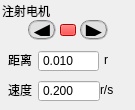
       <widget class="QGroupBox" name="GROUP_INJECTOR">
        <property name="geometry">
         <rect>
          <x>175</x>
          <y>150</y>
          <width>135</width>
          <height>110</height>
         </rect>
        </property>
        <property name="cursor">
         <cursorShape>ArrowCursor</cursorShape>
        </property>
        <property name="focusPolicy">
         <enum>Qt::NoFocus</enum>
        </property>
        <property name="toolTip">
         <string>&lt;html&gt;&lt;head/&gt;&lt;body&gt;&lt;p align=&quot;center&quot;&gt;快捷键 &amp;quot;I&amp;quot; 选中，ESC取消&lt;/p&gt;&lt;p align=&quot;center&quot;&gt;前：↑ 后：↓ 左：← 右：→&lt;/p&gt;&lt;p align=&quot;center&quot;&gt;上：PageUp 下：PageDown&lt;/p&gt;&lt;/body&gt;&lt;/html&gt;</string>
        </property>
        <property name="styleSheet">
         <string notr="true">QGroupBox{border:none}
</string>
        </property>
        <property name="title">
         <string>注射电机</string>
        </property>
        <widget class="QPushButton" name="LED_INJECTOR">
         <property name="geometry">
          <rect>
           <x>60</x>
           <y>24</y>
           <width>16</width>
           <height>12</height>
          </rect>
         </property>
         <property name="cursor">
          <cursorShape>PointingHandCursor</cursorShape>
         </property>
         <property name="focusPolicy">
          <enum>Qt::NoFocus</enum>
         </property>
         <property name="toolTip">
          <string>&lt;html&gt;&lt;head/&gt;&lt;body&gt;&lt;p align=&quot;center&quot;&gt;未连接&lt;/p&gt;&lt;p align=&quot;center&quot;&gt;单击连接&lt;/p&gt;&lt;/body&gt;&lt;/html&gt;</string>
         </property>
         <property name="styleSheet">
          <string notr="true">background-color: red;</string>
         </property>
         <property name="text">
          <string/>
         </property>
         <property name="iconSize">
          <size>
           <width>16</width>
           <height>12</height>
          </size>
         </property>
        </widget>
        <widget class="QPushButton" name="BTN_INJECTOR_BLOW">
         <property name="geometry">
          <rect>
           <x>28</x>
           <y>20</y>
           <width>28</width>
           <height>20</height>
          </rect>
         </property>
         <property name="font">
          <font>
           <pointsize>16</pointsize>
          </font>
         </property>
         <property name="cursor">
          <cursorShape>OpenHandCursor</cursorShape>
         </property>
         <property name="focusPolicy">
          <enum>Qt::NoFocus</enum>
         </property>
         <property name="toolTip">
          <string>注入</string>
         </property>
         <property name="styleSheet">
          <string notr="true">QPushButton {
background-color: rgb(225,225,225);
border: 2px groove gray;
padding: 2px;
border-radius: 10px;
}
QPushButton:enabled  {
background-color: rgb(225,225,225);
border: 2px groove gray;
padding: 2px;
border-radius: 10px;
} 
QPushButton:disabled  {
background-color: rgb(100,100,100);
border: 2px groove gray;
padding: 2px;
border-radius: 10px;
}
QPushButton:hover {
	border: 1px solid #3a8ee6;
	border-radius: 10px;
    background-color: rgba(0, 255, 0, 0.7);
}</string>
         </property>
         <property name="text">
          <string>◀</string>
         </property>
        </widget>
        <widget class="QPushButton" name="BTN_INJECTOR_SUCK">
         <property name="geometry">
          <rect>
           <x>80</x>
           <y>20</y>
           <width>28</width>
           <height>20</height>
          </rect>
         </property>
         <property name="font">
          <font>
           <pointsize>16</pointsize>
          </font>
         </property>
         <property name="cursor">
          <cursorShape>OpenHandCursor</cursorShape>
         </property>
         <property name="focusPolicy">
          <enum>Qt::NoFocus</enum>
         </property>
         <property name="toolTip">
          <string>吸取</string>
         </property>
         <property name="styleSheet">
          <string notr="true">QPushButton {
background-color: rgb(225,225,225);
border: 2px groove gray;
padding: 2px;
border-radius: 10px;
}
QPushButton:enabled  {
background-color: rgb(225,225,225);
border: 2px groove gray;
padding: 2px;
border-radius: 10px;
} 
QPushButton:disabled  {
background-color: rgb(100,100,100);
border: 2px groove gray;
padding: 2px;
border-radius: 10px;
}
QPushButton:hover {
	border: 1px solid #3a8ee6;
	border-radius: 10px;
    background-color: rgba(0, 255, 0, 0.7);
}</string>
         </property>
         <property name="text">
          <string>▶</string>
         </property>
         <property name="iconSize">
          <size>
           <width>16</width>
           <height>16</height>
          </size>
         </property>
        </widget>
        <widget class="QLabel" name="label_40">
         <property name="geometry">
          <rect>
           <x>100</x>
           <y>80</y>
           <width>34</width>
           <height>20</height>
          </rect>
         </property>
         <property name="cursor">
          <cursorShape>ArrowCursor</cursorShape>
         </property>
         <property name="text">
          <string>r/s</string>
         </property>
        </widget>
        <widget class="QLabel" name="label_35">
         <property name="geometry">
          <rect>
           <x>104</x>
           <y>50</y>
           <width>34</width>
           <height>20</height>
          </rect>
         </property>
         <property name="cursor">
          <cursorShape>ArrowCursor</cursorShape>
         </property>
         <property name="text">
          <string>r</string>
         </property>
        </widget>
        <widget class="QLabel" name="label_39">
         <property name="geometry">
          <rect>
           <x>8</x>
           <y>80</y>
           <width>30</width>
           <height>20</height>
          </rect>
         </property>
         <property name="cursor">
          <cursorShape>ArrowCursor</cursorShape>
         </property>
         <property name="text">
          <string>速度</string>
         </property>
        </widget>
        <widget class="QDoubleSpinBox" name="EDIT_INJECT_SYRINGE_DISP">
         <property name="geometry">
          <rect>
           <x>38</x>
           <y>50</y>
           <width>61</width>
           <height>22</height>
          </rect>
         </property>
         <property name="focusPolicy">
          <enum>Qt::ClickFocus</enum>
         </property>
         <property name="toolTip">
          <string>&lt;html&gt;&lt;head/&gt;&lt;body&gt;&lt;p align=&quot;center&quot;&gt;操作臂点动距离&lt;/p&gt;&lt;/body&gt;&lt;/html&gt;</string>
         </property>
         <property name="styleSheet">
          <string notr="true"/>
         </property>
         <property name="buttonSymbols">
          <enum>QAbstractSpinBox::NoButtons</enum>
         </property>
         <property name="decimals">
          <number>3</number>
         </property>
         <property name="maximum">
          <double>10000.000000000000000</double>
         </property>
         <property name="singleStep">
          <double>0.010000000000000</double>
         </property>
         <property name="value">
          <double>0.010000000000000</double>
         </property>
        </widget>
        <widget class="QLabel" name="label_37">
         <property name="geometry">
          <rect>
           <x>8</x>
           <y>50</y>
           <width>30</width>
           <height>20</height>
          </rect>
         </property>
         <property name="cursor">
          <cursorShape>ArrowCursor</cursorShape>
         </property>
         <property name="text">
          <string>距离</string>
         </property>
        </widget>
        <widget class="QDoubleSpinBox" name="EDIT_INJECT_SYRINGE_SPEED">
         <property name="geometry">
          <rect>
           <x>38</x>
           <y>80</y>
           <width>62</width>
           <height>22</height>
          </rect>
         </property>
         <property name="focusPolicy">
          <enum>Qt::ClickFocus</enum>
         </property>
         <property name="toolTip">
          <string>&lt;html&gt;&lt;head/&gt;&lt;body&gt;&lt;p align=&quot;center&quot;&gt;操作臂点动速度&lt;/p&gt;&lt;/body&gt;&lt;/html&gt;</string>
         </property>
         <property name="buttonSymbols">
          <enum>QAbstractSpinBox::NoButtons</enum>
         </property>
         <property name="decimals">
          <number>3</number>
         </property>
         <property name="maximum">
          <double>10.000000000000000</double>
         </property>
         <property name="singleStep">
          <double>0.010000000000000</double>
         </property>
         <property name="value">
          <double>0.200000000000000</double>
         </property>
        </widget>
       </widget>
